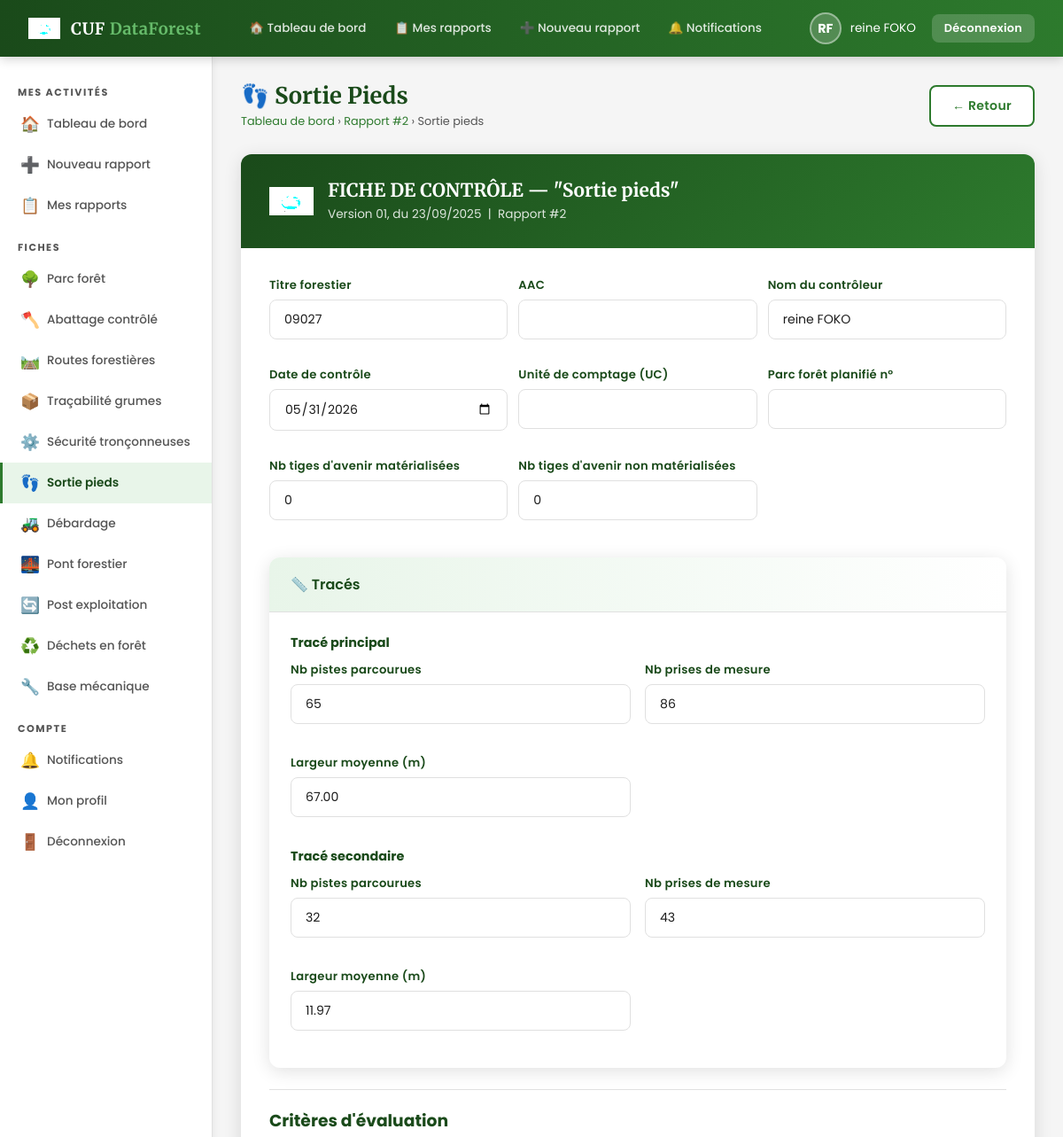
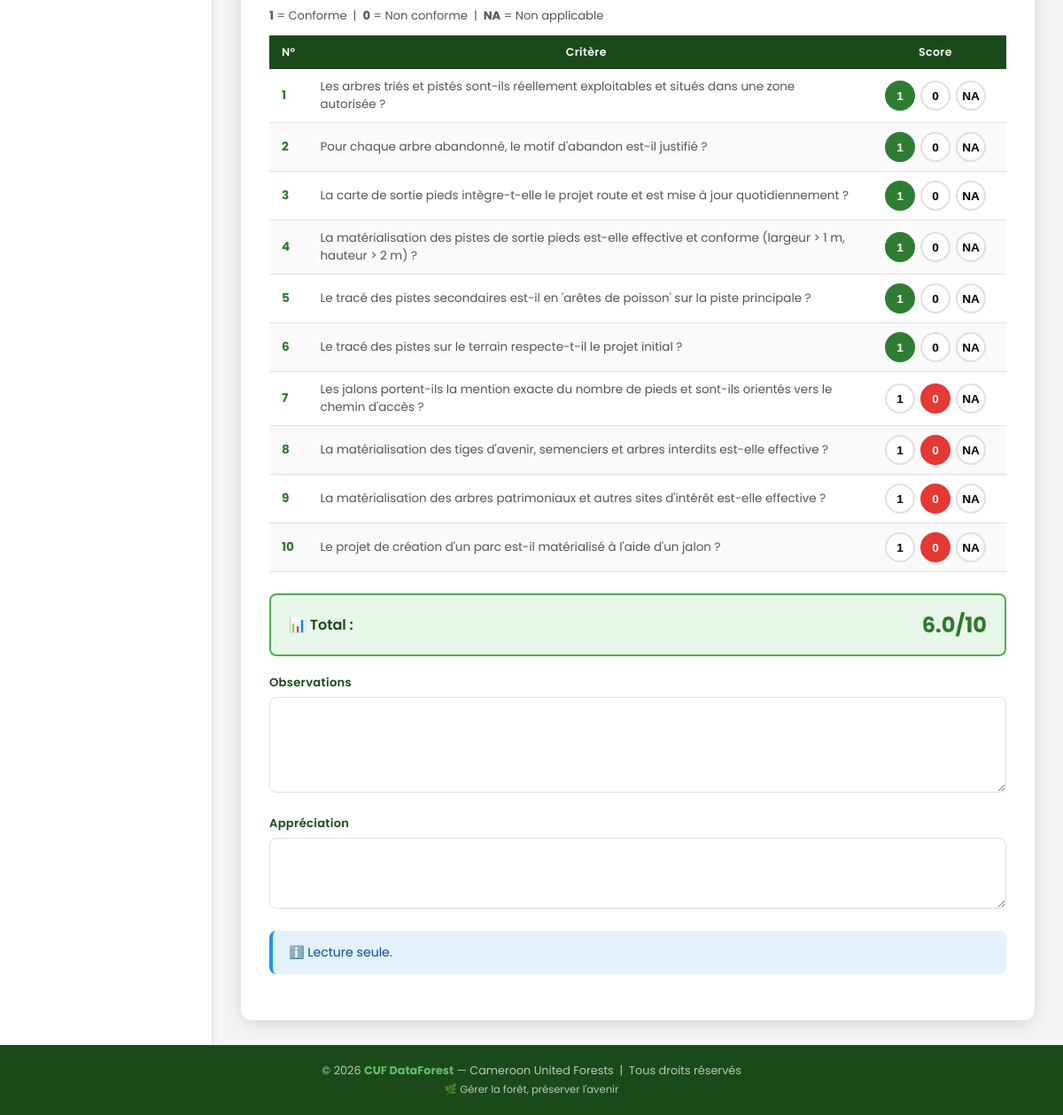
Page /pages/fiche_sortie_pieds.php?rapport_id=2 (signed in) on the committed database (2 pictures, top to bottom).
### tables this page shows
CREATE TABLE `rapports` (
  `id` int(11) NOT NULL,
  `controleur_id` int(11) NOT NULL,
  `titre` varchar(200) DEFAULT NULL,
  `titre_forestier` varchar(100) DEFAULT NULL,
  `aac` varchar(50) DEFAULT NULL,
  `date_rapport` date NOT NULL,
  `statut` enum('brouillon','soumis','validé','rejeté') DEFAULT 'brouillon',
  `avis_global` text DEFAULT NULL,
  `note_globale` decimal(5,2) DEFAULT NULL,
  `date_soumission` datetime DEFAULT NULL,
  `date_validation` datetime DEFAULT NULL,
  `admin_id` int(11) DEFAULT NULL,
  `commentaire_admin` text DEFAULT NULL,
  `pdf_path` varchar(255) DEFAULT NULL,
  `date_creation` datetime DEFAULT current_timestamp()
);

CREATE TABLE `fiche_sortie_pieds` (
  `id` int(11) NOT NULL,
  `rapport_id` int(11) NOT NULL,
  `titre_forestier` varchar(100) DEFAULT NULL,
  `aac` varchar(50) DEFAULT NULL,
  `nom_controleur` varchar(100) DEFAULT NULL,
  `date_controle` date DEFAULT NULL,
  `uc` varchar(50) DEFAULT NULL,
  `parc_foret_planifie` varchar(50) DEFAULT NULL,
  `nb_tiges_avenir_materialisees` int(11) DEFAULT NULL,
  `nb_tiges_avenir_non_materialisees` int(11) DEFAULT NULL,
  `trace_principal_nb_pistes` int(11) DEFAULT NULL,
  `trace_principal_nb_prise_mesure` int(11) DEFAULT NULL,
  `trace_principal_largeur_moyenne` decimal(5,2) DEFAULT NULL,
  `trace_secondaire_nb_pistes` int(11) DEFAULT NULL,
  `trace_secondaire_nb_prise_mesure` int(11) DEFAULT NULL,
  `trace_secondaire_largeur_moyenne` decimal(5,2) DEFAULT NULL,
  `c1` varchar(5) DEFAULT NULL,
  `c2` varchar(5) DEFAULT NULL,
  `c3` varchar(5) DEFAULT NULL,
  `c4` varchar(5) DEFAULT NULL,
  `c5` varchar(5) DEFAULT NULL,
  `c6` varchar(5) DEFAULT NULL,
  `c7` varchar(5) DEFAULT NULL,
  `c8` varchar(5) DEFAULT NULL,
  `c9` varchar(5) DEFAULT NULL,
  `c10` varchar(5) DEFAULT NULL,
  `total_points` decimal(5,2) DEFAULT NULL,
  `observations` text DEFAULT NULL,
  `appreciation` text DEFAULT NULL
);

### pages/fiche_sortie_pieds.php (the view, shortened to what this page needs)
<?php
$db  = getDB();
$rid = (int)($_GET['rapport_id'] ?? 0);
$stmt = $db->prepare("SELECT * FROM rapports WHERE id=?");
$stmt->bind_param('i', $rid); $stmt->execute();
$rapport = $stmt->get_result()->fetch_assoc();
$existing = $db->query("SELECT * FROM fiche_sortie_pieds WHERE rapport_id=$rid")->fetch_assoc();
include '../includes/header.php';
function vs($e,$f,$def=''){return htmlspecialchars($e[$f]??$def);}
function svs($e,$f){return $e[$f]??'';}
?>
<div class="page-header">
    <div><h1 class="page-title">👣 Sortie Pieds</h1>
    <div class="breadcrumb">
        <a href="../dashboard_controleur.php">Tableau de bord</a> ›
        <a href="rapport_edit.php?id=<?=$rid?>">Rapport #<?=$rid?></a> › Sortie pieds
    </div></div>
    <a href="rapport_edit.php?id=<?=$rid?>" class="btn btn-secondary">← Retour</a>
</div>
<form method="POST" class="fiche-form-container fade-in">
<div class="fiche-form-header">
    <img src="../images/logo.png" alt="CUF"/>
    <div><h2>FICHE DE CONTRÔLE — "Sortie pieds"</h2>
    <p>Version 01, du 23/09/2025 &nbsp;|&nbsp; Rapport #<?=$rid?></p></div>
</div>
<div class="fiche-form-body">
    <div class="form-row-3 mb-3">
        <div class="form-group"><label>Titre forestier</label>
            <input type="text" name="titre_forestier" class="form-control" value="<?=vs($existing,'titre_forestier',$rapport['titre_forestier']??'')?>"/></div>
        <div class="form-group"><label>AAC</label>
            <input type="text" name="aac" class="form-control" value="<?=vs($existing,'aac',$rapport['aac']??'')?>"/></div>
        <div class="form-group"><label>Nom du contrôleur</label>
            <input type="text" name="nom_controleur" class="form-control" value="<?=vs($existing,'nom_controleur',$_SESSION['prenom'].' '.$_SESSION['nom'])?>"/></div>
        <div class="form-group"><label>Date de contrôle</label>
            <input type="date" name="date_controle" class="form-control" value="<?=vs($existing,'date_controle',date('Y-m-d'))?>"/></div>
        <div class="form-group"><label>Unité de comptage (UC)</label>
            <input type="text" name="uc" class="form-control" value="<?=vs($existing,'uc')?>"/></div>
        <div class="form-group"><label>Parc forêt planifié n°</label>
            <input type="text" name="parc_foret_planifie" class="form-control" value="<?=vs($existing,'parc_foret_planifie')?>"/></div>
        <div class="form-group"><label>Nb tiges d'avenir matérialisées</label>
            <input type="number" name="nb_tiges_avenir_materialisees" class="form-control" value="<?=vs($existing,'nb_tiges_avenir_materialisees')?>"/></div>
        <div class="form-group"><label>Nb tiges d'avenir non matérialisées</label>
            <input type="number" name="nb_tiges_avenir_non_materialisees" class="form-control" value="<?=vs($existing,'nb_tiges_avenir_non_materialisees')?>"/></div>
    </div>
    <div class="card mb-3"><div class="card-header"><span class="card-title">📏 Tracés</span></div>
    <div class="card-body">
        <h4 style="color:var(--vert-fonce);font-size:0.9rem;margin-bottom:10px;">Tracé principal</h4>
        <div class="form-row mb-2">
            <div class="form-group"><label>Nb pistes parcourues</label>
                <input type="number" name="trace_principal_nb_pistes" class="form-control" value="<?=vs($existing,'trace_principal_nb_pistes')?>"/></div>
            <div class="form-group"><label>Nb prises de mesure</label>
                <input type="number" name="trace_principal_nb_prise_mesure" class="form-control" value="<?=vs($existing,'trace_principal_nb_prise_mesure')?>"/></div>
            <div class="form-group"><label>Largeur moyenne (m)</label>
                <input type="number" step="0.01" name="trace_principal_largeur_moyenne" class="form-control" value="<?=vs($existing,'trace_principal_largeur_moyenne')?>"/></div>
        </div>
        <h4 style="color:var(--vert-fonce);font-size:0.9rem;margin-bottom:10px;">Tracé secondaire</h4>
        <div class="form-row">
            <div class="form-group"><label>Nb pistes parcourues</label>
                <input type="number" name="trace_secondaire_nb_pistes" class="form-control" value="<?=vs($existing,'trace_secondaire_nb_pistes')?>"/></div>
            <div class="form-group"><label>Nb prises de mesure</label>
                <input type="number" name="trace_secondaire_nb_prise_mesure" class="form-control" value="<?=vs($existing,'trace_secondaire_nb_prise_mesure')?>"/></div>
            <div class="form-group"><label>Largeur moyenne (m)</label>
                <input type="number" step="0.01" name="trace_secondaire_largeur_moyenne" class="form-control" value="<?=vs($existing,'trace_secondaire_largeur_moyenne')?>"/></div>
        </div>
    </div></div>
    <hr class="divider"/>
    <h3 style="color:var(--vert-fonce);margin-bottom:12px;">Critères d'évaluation</h3>
    <p style="font-size:0.82rem;color:var(--gris-texte);margin-bottom:12px;">
        <strong>1</strong> = Conforme &nbsp;|&nbsp; <strong>0</strong> = Non conforme &nbsp;|&nbsp; <strong>NA</strong> = Non applicable
    </p>
    <?php $criteres=[
        ['c1', "Les arbres triés et pistés sont-ils réellement exploitables et situés dans une zone autorisée ?"],
        ['c2', "Pour chaque arbre abandonné, le motif d'abandon est-il justifié ?"],
        ['c3', "La carte de sortie pieds intègre-t-elle le projet route et est mise à jour quotidiennement ?"],
        ['c4', "La matérialisation des pistes de sortie pieds est-elle effective et conforme (largeur > 1 m, hauteur > 2 m) ?"],
        ['c5', "Le tracé des pistes secondaires est-il en 'arêtes de poisson' sur la piste principale ?"],
        ['c6', "Le tracé des pistes sur le terrain respecte-t-il le projet initial ?"],
        ['c7', "Les jalons portent-ils la mention exacte du nombre de pieds et sont-ils orientés vers le chemin d'accès ?"],
        ['c8', "La matérialisation des tiges d'avenir, semenciers et arbres interdits est-elle effective ?"],
        ['c9', "La matérialisation des arbres patrimoniaux et autres sites d'intérêt est-elle effective ?"],
        ['c10',"Le projet de création d'un parc est-il matérialisé à l'aide d'un jalon ?"],
    ];?>
    <table class="criteres-table">
        <thead><tr><th style="width:40px;">N°</th><th>Critère</th><th style="width:160px;text-align:center;">Score</th></tr></thead>
        <tbody>
        <?php foreach($criteres as $i=>[$key,$texte]):?>
        <tr data-pts="1">
            <td class="critere-num"><?=$i+1?></td>
            <td style="font-size:0.84rem;"><?=$texte?></td>
            <td>
                <div class="critere-score">
                    <button type="button" class="score-btn <?=svs($existing,$key)==='1'?'selected-1':''?>" data-val="1">1</button>
                    <button type="button" class="score-btn <?=svs($existing,$key)==='0'?'selected-0':''?>" data-val="0">0</button>
                    <button type="button" class="score-btn <?=svs($existing,$key)==='NA'?'selected-na':''?>" data-val="NA">NA</button>
                </div>
            </td>
        </tr>
        <?php endforeach;?>
        </tbody>
    </table>
    <div class="total-bar">
        <span class="total-label">📊 Total :</span>
        <span class="total-value" id="total-display"><?=vs($existing,'total_points','0')?>/10</span>
    </div>
    <div class="form-group mt-2"><label>Observations</label>
        <textarea name="observations" class="form-control" rows="4"><?=vs($existing,'observations')?></textarea></div>
    <div class="form-group"><label>Appréciation</label>
        <textarea name="appreciation" class="form-control" rows="2"><?=vs($existing,'appreciation')?></textarea></div>
    <?php if($rapport['statut']==='brouillon'):?>
    <div style="display:flex;gap:12px;">
        <button type="submit" class="btn btn-primary btn-lg">💾 Enregistrer</button>
        <a href="rapport_edit.php?id=<?=$rid?>" class="btn btn-secondary btn-lg">← Retour</a>
    </div>
    <?php else:?><div class="alert alert-info">ℹ️ Lecture seule.</div><?php endif;?>
</div>
</form>
<?php include '../includes/footer.php';?>

### rows in the picture
rapports: titre_forestier "09027"
fiche_sortie_pieds: nom_controleur "reine FOKO", date_controle "05/31/2026", nb_tiges_avenir_materialisees "0", nb_tiges_avenir_non_materialisees "0", trace_principal_nb_pistes "65", trace_principal_nb_prise_mesure "86", trace_principal_largeur_moyenne "67.00", trace_secondaire_nb_pistes "32", trace_secondaire_nb_prise_mesure "43", trace_secondaire_largeur_moyenne "11.97"

### other values in the picture
$initiales "RF"
$rid "2"
$texte "Les arbres triés et pistés sont-ils réellement exploitables et situés dans une zone autorisée ?"
$texte "Pour chaque arbre abandonné, le motif d'abandon est-il justifié ?"
$texte "La carte de sortie pieds intègre-t-elle le projet route et est mise à jour quotidiennement ?"
$texte "La matérialisation des pistes de sortie pieds est-elle effective et conforme (largeur > 1 m, hauteur > 2 m) ?"
$texte "Le tracé des pistes secondaires est-il en 'arêtes de poisson' sur la piste principale ?"
$texte "Le tracé des pistes sur le terrain respecte-t-il le projet initial ?"
$texte "Les jalons portent-ils la mention exacte du nombre de pieds et sont-ils orientés vers le chemin d'accès ?"
$texte "La matérialisation des tiges d'avenir, semenciers et arbres interdits est-elle effective ?"
$texte "La matérialisation des arbres patrimoniaux et autres sites d'intérêt est-elle effective ?"
$texte "Le projet de création d'un parc est-il matérialisé à l'aide d'un jalon ?"
